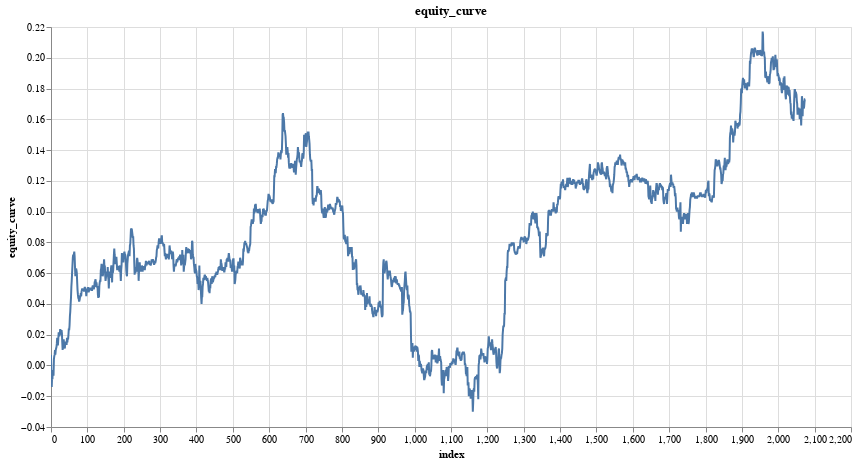

Here is the notebook cell this chart was saved with:
### Code cell
features = ['close_log_return_lag_2']
model = LinearModel(len(features))
model_trades = research.learn_model_trades(ts, features, target, model, no_epochs=200, loss=nn.L1Loss())

research.plot_column(model_trades, 'equity_curve')

### Figure 1 — Vega specification as saved in the notebook (floating-point values rounded to 4 significant figures; data arrays with more than 128 entries replaced by an {"elided": "..."} marker saying what was removed)
{"$schema": "https://vega.github.io/schema/vega/v5.json", "data": [{"name": "param_7_store"}, {"name": "source_0", "values": {"elided": "2075 records"}}, {"name": "source_0_x_domain_index", "values": [{"min": 0, "max": 2074}]}, {"name": "source_0_y_domain_equity_curve", "values": [{"min": -0.03, "max": 0.217}]}], "signals": [{"name": "unit", "value": {}, "on": [{"events": "pointermove", "update": "isTuple(group()) ? group() : unit"}]}, {"name": "param_7", "update": "vlSelectionResolve(\"param_7_store\", \"union\")"}, {"name": "param_7_index", "on": [{"events": [{"source": "view", "type": "dblclick"}], "update": "null"}, {"events": {"signal": "param_7_translate_delta"}, "update": "panLinear(param_7_translate_anchor.extent_x, -param_7_translate_delta.x / width)"}, {"events": {"signal": "param_7_zoom_delta"}, "update": "zoomLinear(domain(\"x\"), param_7_zoom_anchor.x, param_7_zoom_delta)"}]}, {"name": "param_7_equity_curve", "on": [{"events": [{"source": "view", "type": "dblclick"}], "update": "null"}, {"events": {"signal": "param_7_translate_delta"}, "update": "panLinear(param_7_translate_anchor.extent_y, param_7_translate_delta.y / height)"}, {"events": {"signal": "param_7_zoom_delta"}, "update": "zoomLinear(domain(\"y\"), param_7_zoom_anchor.y, param_7_zoom_delta)"}]}, {"name": "param_7_tuple", "on": [{"events": [{"signal": "param_7_index || param_7_equity_curve"}], "update": "param_7_index && param_7_equity_curve ? {unit: \"\", fields: param_7_tuple_fields, values: [param_7_index,param_7_equity_curve]} : null"}]}, {"name": "param_7_tuple_fields", "value": [{"field": "index", "channel": "x", "type": "R"}, {"field": "equity_curve", "channel": "y", "type": "R"}]}, {"name": "param_7_translate_anchor", "value": {}, "on": [{"events": [{"source": "scope", "type": "pointerdown"}], "update": "{x: x(unit), y: y(unit), extent_x: domain(\"x\"), extent_y: domain(\"y\")}"}]}, {"name": "param_7_translate_delta", "value": {}, "on": [{"events": [{"source": "window", "between": [{"source": "scope", "type": "pointerdown"}, {"source": "window", "type": "pointerup"}], "consume": true, "type": "pointermove"}], "update": "{x: param_7_translate_anchor.x - x(unit), y: param_7_translate_anchor.y - y(unit)}"}]}, {"name": "param_7_zoom_anchor", "on": [{"events": [{"source": "scope", "consume": true, "type": "wheel"}], "update": "{x: invert(\"x\", x(unit)), y: invert(\"y\", y(unit))}"}]}, {"name": "param_7_zoom_delta", "on": [{"events": [{"source": "scope", "consume": true, "type": "wheel"}], "update": "pow(1.001, event.deltaY * pow(16, event.deltaMode))", "force": true}]}, {"name": "param_7_modify", "on": [{"events": {"signal": "param_7_tuple"}, "update": "modify(\"param_7_store\", param_7_tuple, true)"}]}], "marks": [{"type": "line", "name": "marks", "from": {"data": "source_0"}, "sort": {"field": "x"}, "encode": {"update": {"defined": {"signal": "isValid(datum[\"index\"]) && isFinite(+datum[\"index\"]) && isValid(datum[\"equity_curve\"]) && isFinite(+datum[\"equity_curve\"])"}, "tooltip": {"signal": "{\"index\": format(datum[\"index\"], \"\"), \"equity_curve\": format(datum[\"equity_curve\"], \"\")}"}, "x": {"field": "index", "scale": "x"}, "stroke": {"value": "#4c78a8"}, "y": {"field": "equity_curve", "scale": "y"}}}, "interactive": true, "clip": true, "style": ["line"]}], "scales": [{"name": "x", "type": "linear", "domain": [{"signal": "(data(\"source_0_x_domain_index\")[0] || {}).min"}, {"signal": "(data(\"source_0_x_domain_index\")[0] || {}).max"}], "range": [0, {"signal": "width"}], "zero": false, "nice": true, "domainRaw": {"signal": "param_7[\"index\"]"}}, {"name": "y", "type": "linear", "domain": [{"signal": "(data(\"source_0_y_domain_equity_curve\")[0] || {}).min"}, {"signal": "(data(\"source_0_y_domain_equity_curve\")[0] || {}).max"}], "range": [{"signal": "height"}, 0], "domainRaw": {"signal": "param_7[\"equity_curve\"]"}, "nice": true, "zero": true}], "axes": [{"scale": "x", "domain": false, "grid": true, "gridScale": "y", "maxExtent": 0, "orient": "bottom", "minExtent": 0, "labels": false, "ticks": false, "tickCount": {"signal": "ceil(width/40)"}, "zindex": 0, "aria": false}, {"scale": "y", "maxExtent": 0, "minExtent": 0, "ticks": false, "aria": false, "zindex": 0, "orient": "left", "tickCount": {"signal": "ceil(height/40)"}, "grid": true, "labels": false, "gridScale": "x", "domain": false}, {"scale": "x", "grid": false, "labelFlush": true, "tickCount": {"signal": "ceil(width/40)"}, "zindex": 0, "orient": "bottom", "labelOverlap": true, "title": "index"}, {"scale": "y", "orient": "left", "tickCount": {"signal": "ceil(height/40)"}, "labelOverlap": true, "grid": false, "title": "equity_curve", "zindex": 0}], "title": {"text": "equity_curve", "frame": "group"}, "style": "cell", "background": "white", "padding": 5, "width": 800, "height": 400}
